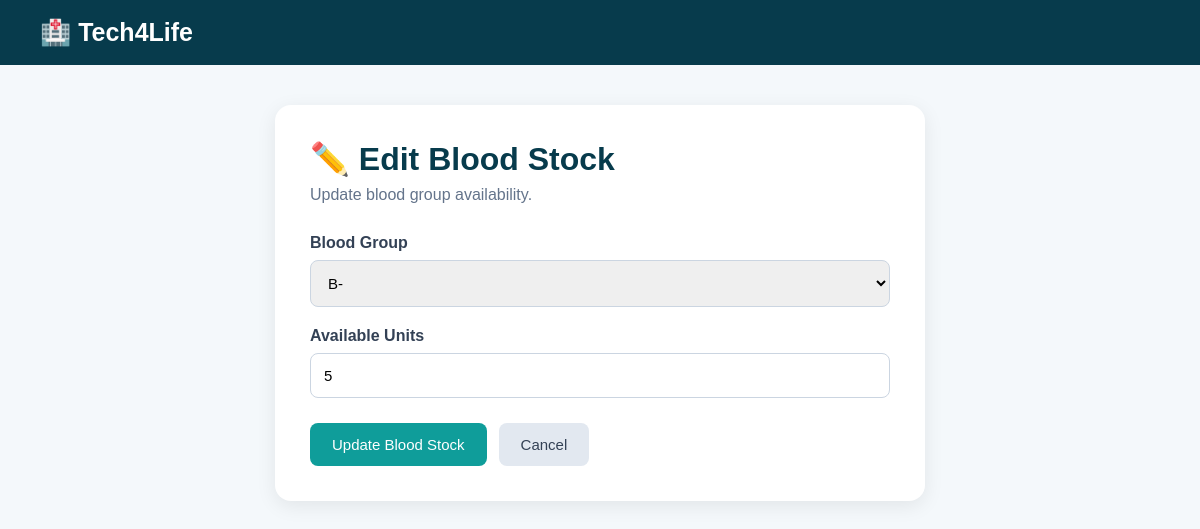
Before: /admin/blood/edit/4 (signed in) with the older database file.
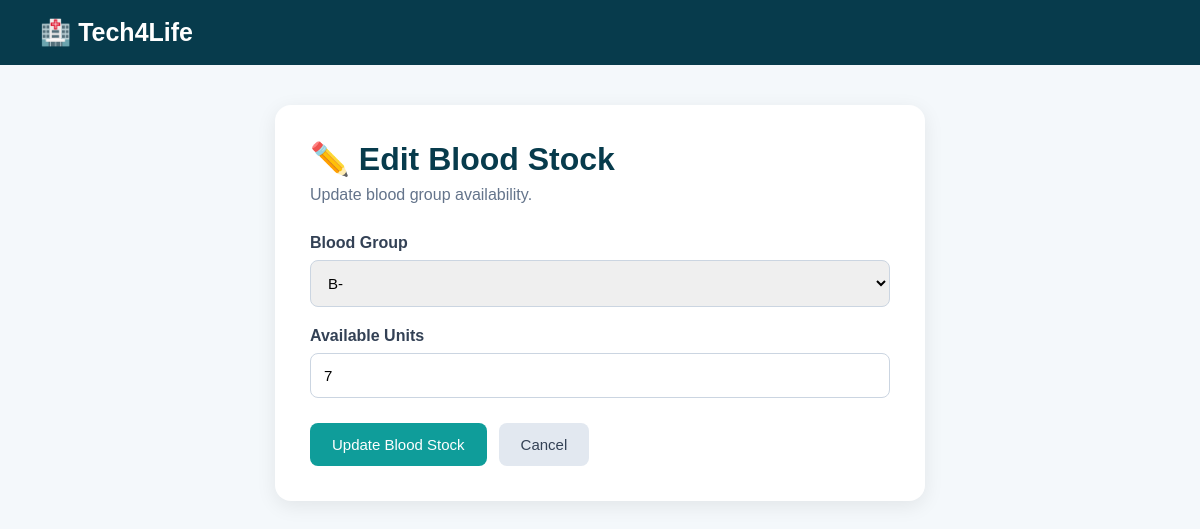
After: the same page with the newer database file.
### tables this page shows
CREATE TABLE blood_groups (
            id INTEGER PRIMARY KEY AUTOINCREMENT,
            blood_group TEXT NOT NULL UNIQUE,
            units INTEGER DEFAULT 0
        );

### app.py (the view, shortened to what this page needs)
@app.route("/admin/blood/edit/<int:blood_id>", methods=["GET", "POST"])
def edit_blood(blood_id):
    if not session.get("admin_logged_in"):
        return redirect("/admin/login")
    conn = get_db_connection()
    blood = conn.execute("""
        SELECT * FROM blood_groups
        WHERE id = ?
    """, (blood_id,)).fetchone()
    if blood is None:
        conn.close()
        return redirect("/admin")
    conn.close()
    return render_template(
        "blood_form.html",
        error=None,
        blood=blood
    )

### app.py (called while the page is built)
def get_db_connection():
    conn = sqlite3.connect(DATABASE)
    conn.row_factory = sqlite3.Row
    return conn

### templates/blood_form.html (shortened to what this page needs)
<!DOCTYPE html>
<html lang="en">
<head>
</head>
<body>
    <div class="navbar">
        🏥 Tech4Life
    </div>
    <div class="container">
        <div class="form-box">
            {% if mode == "add" %}
            <h1>➕ Add Blood Stock</h1>
            <p class="subtitle">
                Add a blood group and its available units.
            </p>
            {% else %}
            <h1>✏️ Edit Blood Stock</h1>
            <p class="subtitle">
                Update blood group availability.
            </p>
            {% endif %}
            <form method="POST">
                <div class="form-group">
                    <label>
                        Blood Group
                    </label>
                    <select name="blood_group" required>
                        {% for group in ["A+", "A-", "B+", "B-", "O+", "O-", "AB+", "AB-"] %}
                        <option
                            value="{{ group }}"
                            {% if blood and blood["blood_group"] == group %}
                            selected
                            {% endif %}
                        >
                            {{ group }}
                        </option>
                        {% endfor %}
                    </select>
                </div>
                <div class="form-group">
                    <label>
                        Available Units
                    </label>
                    <input type="number" name="units" min="0" value="{{ blood['units'] if blood else '' }}" placeholder="Enter available units" required>
                </div>
                <div class="buttons">
                    <button type="submit">
                        {% if mode == "add" %}
                        Add Blood Stock
                        {% else %}
                        Update Blood Stock
                        {% endif %}
                    </button>
                    <a href="/admin" class="cancel">
                        Cancel
                    </a>
                </div>
            </form>
        </div>
    </div>
</body>
</html>

Changed rows visible on the page:
changed blood_groups: units "5" → "7"
